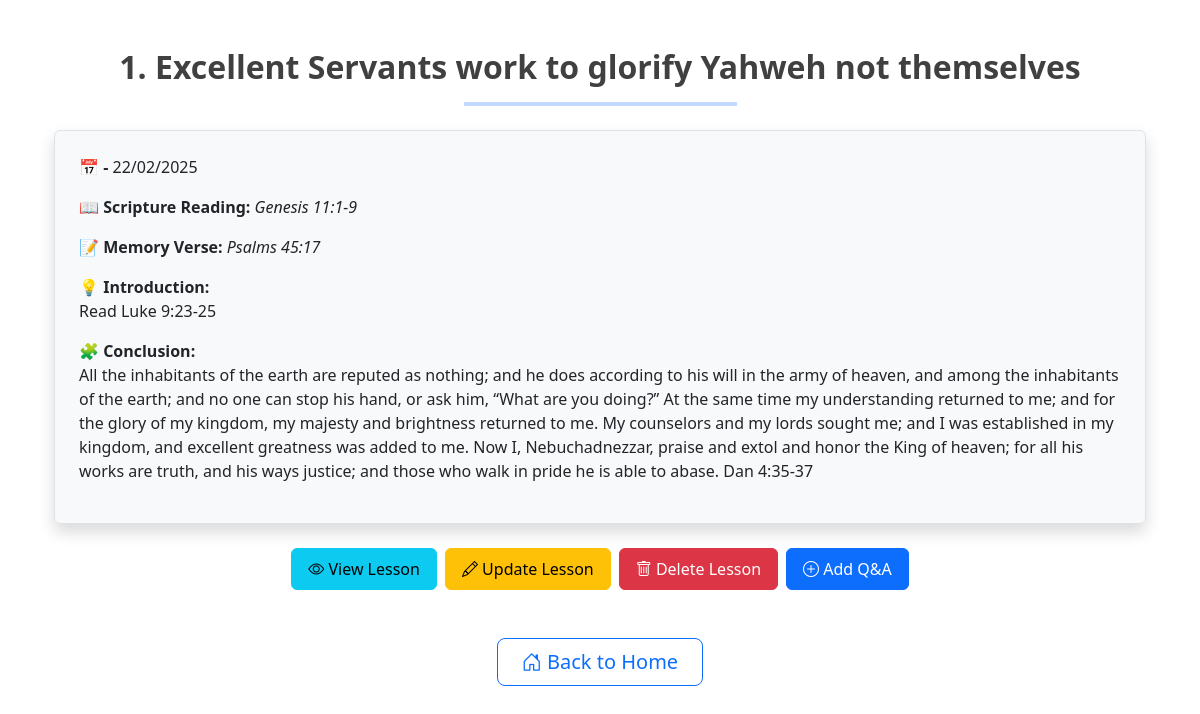
The page /lesson/1 (signed in) on the database its author committed.
### application/models.py (models this page shows, shortened)
class Lesson(db.Model):
    id = db.Column(db.Integer, primary_key=True)
    title = db.Column(db.String(100), nullable=False)
    scripture_reading = db.Column(db.Text, nullable=False)
    memory_verse = db.Column(db.Text, nullable=False)
    date_posted = db.Column(db.DateTime, nullable=False, default=datetime.utcnow)
    introduction = db.Column(db.Text)
    conclusion = db.Column(db.Text)
    body = db.relationship('Body', backref='Lesson.id', lazy="joined")

### application/lessons/routes.py (the view)
@lessons_bp.route('/lesson/<int:lesson_id>', methods=['GET'])
@login_required
def view_lesson(lesson_id):
    lesson = Lesson.query.get_or_404(lesson_id)
    return render_template('view_lesson.html', title=lesson.title, lesson=lesson)

### application/models.py (called while the page is built)
@login_manager.user_loader
def load_user(user_id):
    return User.query.get(int(user_id))

### application/templates/view_lesson.html
{% extends "layout.html" %}
{% block content %}
<div class="container py-4">
  <div class="mb-4 text-center">
    <h2 class="fw-bold" style="color: rgba(0, 0, 0, 0.75);">
      {{ lesson.id }}. {{ lesson.title }}
    </h2>
    <hr class="w-25 mx-auto" style="border: 2px solid #0d6efd;">
  </div>
  <fieldset class="mb-4 p-4 bg-light border rounded shadow">
    <p class="mb-3"><strong class="text-dark">📅 - </strong> {{ lesson.date_posted.strftime('%d/%m/%Y') }}</p>
    <p class="mb-3"><strong class="text-dark">📖 Scripture Reading:</strong> <em>{{ lesson.scripture_reading }}</em></p>
    <p class="mb-3"><strong class="text-dark">📝 Memory Verse:</strong> <em>{{ lesson.memory_verse }}</em></p>
    <p class="mb-3"><strong class="text-dark">💡 Introduction:</strong> <br> {{ lesson.introduction }}</p>
    <p><strong class="text-dark">🧩 Conclusion:</strong> <br> {{ lesson.conclusion }}</p>
  </fieldset>
  <div class="mb-4 d-flex justify-content-center flex-wrap gap-2">
    <a href="{{ url_for('lessons.view_body', lesson_id=lesson.id) }}" class="btn btn-info px-3 py-2">
      <i class="bi bi-eye"></i> View Lesson
    </a>
    <a href="{{ url_for('lessons.update_lesson', lesson_id=lesson.id) }}" class="btn btn-warning px-3 py-2">
      <i class="bi bi-pencil"></i> Update Lesson
    </a>
    <a href="{{ url_for('lessons.delete_lesson', lesson_id=lesson.id) }}" class="btn btn-danger px-3 py-2" onclick="return confirm('Are you sure you want to delete this lesson?')">
      <i class="bi bi-trash"></i> Delete Lesson
    </a>
    <a href="{{ url_for('lessons.add_content', lesson_id=lesson.id) }}" class="btn btn-primary px-3 py-2">
      <i class="bi bi-plus-circle"></i> Add Q&A
    </a>
  </div>
  <div class="text-center mt-5">
    <a href="{{ url_for('main.home') }}" class="btn btn-outline-primary btn-lg px-4">
      <i class="bi bi-house-door"></i> Back to Home
    </a>
  </div>
</div>
{% endblock content %}

### rows shown on the page
Lesson: id "1", title "Excellent Servants work to glorify Yahweh not themselves", date_posted "22/02/2025", scripture_reading "Genesis 11:1-9", memory_verse "Psalms 45:17", introduction "Read Luke 9:23-25", conclusion "All the inhabitants of the earth are reputed as nothing; and he does according to his will in the army of heaven, and among the inhabitants of the earth; and no one can stop his hand, or ask him, “What are you doing?” At the same time my understanding returned to me; and for the glory of my kingdom, my majesty and brightness returned to me. My counselors and my lords sought me; and I was established in my kingdom, and excellent greatness was added to me. Now I, Nebuchadnezzar, praise and extol and honor the King of heaven; for all his works are truth, and his ways justice; and those who walk in pride he is able to abase. Dan 4:35-37"
